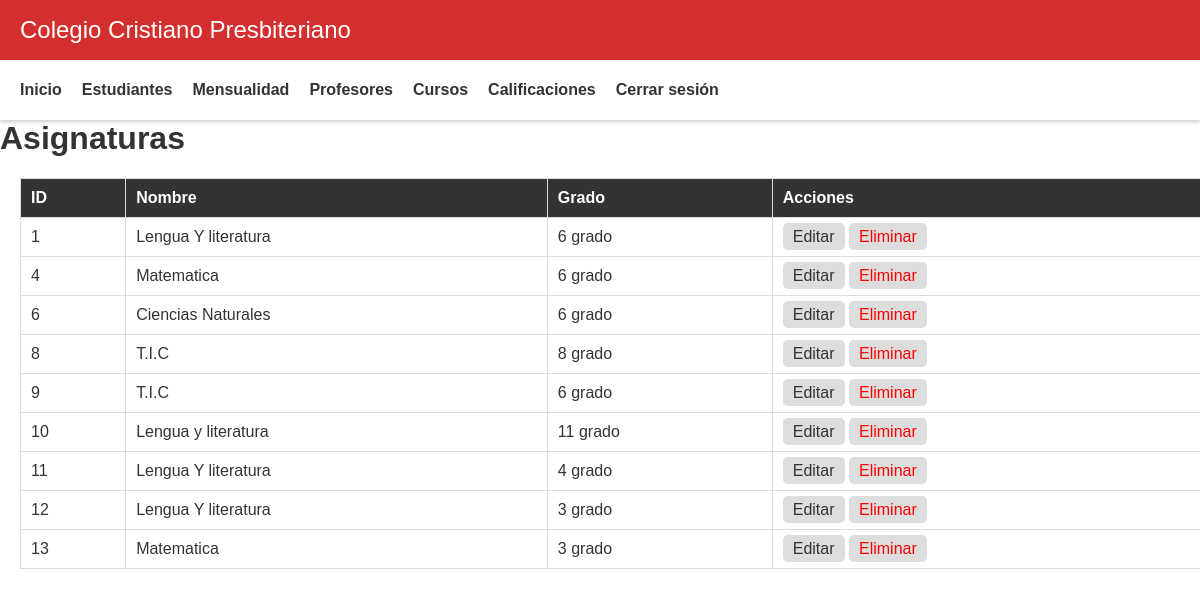
The app's page /code/view/admin/view_cursos.php (signed in), older data.
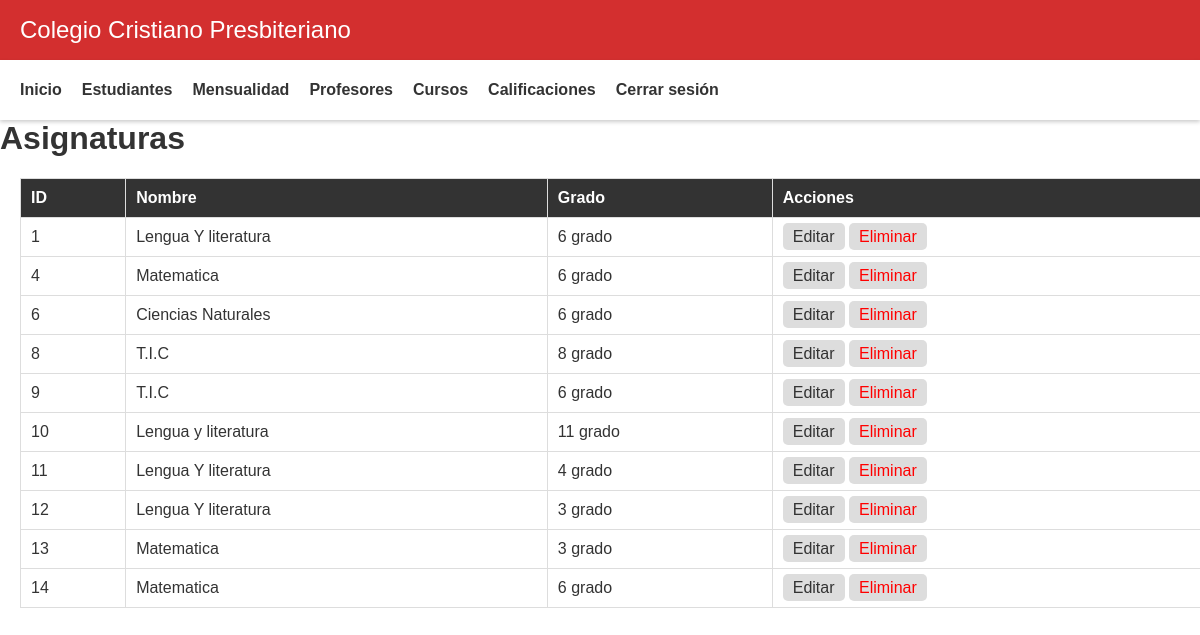
The same page, newer data.
### tables this page shows
CREATE TABLE `asignaturas` (
  `id_asignatura` int(11) NOT NULL,
  `nombre_asignatura` varchar(50) NOT NULL,
  `id_grado` int(11) NOT NULL
);

CREATE TABLE `grados` (
  `id_grado` int(11) NOT NULL,
  `nombre_grado` varchar(50) NOT NULL
);

### code/view/admin/view_cursos.php (the view, shortened to what this page needs)
<?php
    include "../../conexion.php";
    include"header.php";
    $query = "SELECT a.*, g.nombre_grado AS nombre_grado
              FROM asignaturas a
              INNER JOIN grados g ON a.id_grado = g.id_grado
              ORDER BY a.id_asignatura";
    $result = $conexion->query($query);
?>
<!DOCTYPE html>
<html>
<head>
</head>
<body>
    <h1>Asignaturas</h1>
    <table>
        <thead>
            <tr>
                <th>ID</th>
                <th>Nombre</th>
                <th>Grado</th>
                <th>Acciones</th>
            </tr>
        </thead>
        <tbody>
            <?php while ($row = $result->fetch_assoc()): ?>
            <tr>
                <td><?php echo $row['id_asignatura']; ?></td>
                <td><?php echo $row['nombre_asignatura']; ?></td>
                <td><?php echo $row['nombre_grado']; ?></td>
                <td>
                    <a href="editar_asignatura.php?id=<?php echo $row['id_asignatura']; ?>">Editar</a>
                    <a href="#" class="delete-link" onclick="confirmarEliminacion(<?php echo $row['id_asignatura']; ?>)">Eliminar</a>
                </td>
            </tr>
            <?php endwhile; ?>
        </tbody>
    </table>
</body>
</html>

Row changes from the older to the newer data that the page shows:
added asignaturas: id_asignatura "14", nombre_asignatura "Matematica", id_grado.nombre_grado "6 grado"
